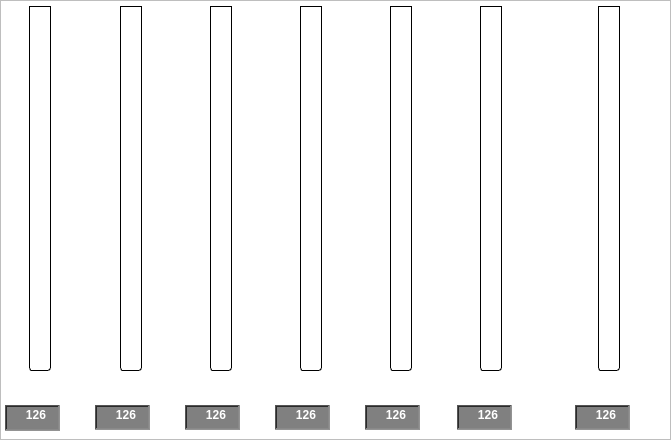
  <widget class="QFrame" name="frAux_3">
   <property name="geometry">
    <rect>
     <x>224</x>
     <y>208</y>
     <width>671</width>
     <height>440</height>
    </rect>
   </property>
   <property name="styleSheet">
    <string notr="true">background-color: rgba(255, 255, 255, 0);
color: rgb(190, 190, 190);
border-top-color: rgb(213, 213, 213);</string>
   </property>
   <property name="frameShape">
    <enum>QFrame::Box</enum>
   </property>
   <property name="frameShadow">
    <enum>QFrame::Plain</enum>
   </property>
   <property name="lineWidth">
    <number>1</number>
   </property>
   <widget class="QFrame" name="frAux_4">
    <property name="geometry">
     <rect>
      <x>5</x>
      <y>405</y>
      <width>55</width>
      <height>26</height>
     </rect>
    </property>
    <property name="styleSheet">
     <string notr="true">background-color: rgb(128, 128, 128);</string>
    </property>
    <property name="frameShape">
     <enum>QFrame::WinPanel</enum>
    </property>
    <property name="frameShadow">
     <enum>QFrame::Sunken</enum>
    </property>
    <widget class="QLabel" name="lbVal">
     <property name="geometry">
      <rect>
       <x>0</x>
       <y>0</y>
       <width>41</width>
       <height>20</height>
      </rect>
     </property>
     <property name="font">
      <font>
       <pointsize>9</pointsize>
       <weight>75</weight>
       <bold>true</bold>
      </font>
     </property>
     <property name="styleSheet">
      <string notr="true">background-color: rgba(255, 255, 255, 0);
color: rgb(255, 255, 255);</string>
     </property>
     <property name="text">
      <string>126</string>
     </property>
     <property name="alignment">
      <set>Qt::AlignRight|Qt::AlignTrailing|Qt::AlignVCenter</set>
     </property>
    </widget>
   </widget>
   <widget class="QFrame" name="frAux_5">
    <property name="geometry">
     <rect>
      <x>95</x>
      <y>405</y>
      <width>55</width>
      <height>25</height>
     </rect>
    </property>
    <property name="styleSheet">
     <string notr="true">background-color: rgb(128, 128, 128);</string>
    </property>
    <property name="frameShape">
     <enum>QFrame::WinPanel</enum>
    </property>
    <property name="frameShadow">
     <enum>QFrame::Sunken</enum>
    </property>
    <widget class="QLabel" name="lbVal_2">
     <property name="geometry">
      <rect>
       <x>0</x>
       <y>0</y>
       <width>41</width>
       <height>20</height>
      </rect>
     </property>
     <property name="font">
      <font>
       <pointsize>9</pointsize>
       <weight>75</weight>
       <bold>true</bold>
      </font>
     </property>
     <property name="styleSheet">
      <string notr="true">background-color: rgba(255, 255, 255, 0);
color: rgb(255, 255, 255);</string>
     </property>
     <property name="text">
      <string>126</string>
     </property>
     <property name="alignment">
      <set>Qt::AlignRight|Qt::AlignTrailing|Qt::AlignVCenter</set>
     </property>
    </widget>
   </widget>
   <widget class="QFrame" name="frAux_6">
    <property name="geometry">
     <rect>
      <x>185</x>
      <y>405</y>
      <width>55</width>
      <height>25</height>
     </rect>
    </property>
    <property name="styleSheet">
     <string notr="true">background-color: rgb(128, 128, 128);</string>
    </property>
    <property name="frameShape">
     <enum>QFrame::WinPanel</enum>
    </property>
    <property name="frameShadow">
     <enum>QFrame::Sunken</enum>
    </property>
    <widget class="QLabel" name="lbVal_3">
     <property name="geometry">
      <rect>
       <x>0</x>
       <y>0</y>
       <width>41</width>
       <height>20</height>
      </rect>
     </property>
     <property name="font">
      <font>
       <pointsize>9</pointsize>
       <weight>75</weight>
       <bold>true</bold>
      </font>
     </property>
     <property name="styleSheet">
      <string notr="true">background-color: rgba(255, 255, 255, 0);
color: rgb(255, 255, 255);</string>
     </property>
     <property name="text">
      <string>126</string>
     </property>
     <property name="alignment">
      <set>Qt::AlignRight|Qt::AlignTrailing|Qt::AlignVCenter</set>
     </property>
    </widget>
   </widget>
   <widget class="QFrame" name="frAux_7">
    <property name="geometry">
     <rect>
      <x>275</x>
      <y>405</y>
      <width>55</width>
      <height>25</height>
     </rect>
    </property>
    <property name="styleSheet">
     <string notr="true">background-color: rgb(128, 128, 128);</string>
    </property>
    <property name="frameShape">
     <enum>QFrame::WinPanel</enum>
    </property>
    <property name="frameShadow">
     <enum>QFrame::Sunken</enum>
    </property>
    <widget class="QLabel" name="lbVal_4">
     <property name="geometry">
      <rect>
       <x>0</x>
       <y>0</y>
       <width>41</width>
       <height>20</height>
      </rect>
     </property>
     <property name="font">
      <font>
       <pointsize>9</pointsize>
       <weight>75</weight>
       <bold>true</bold>
      </font>
     </property>
     <property name="styleSheet">
      <string notr="true">background-color: rgba(255, 255, 255, 0);
color: rgb(255, 255, 255);</string>
     </property>
     <property name="text">
      <string>126</string>
     </property>
     <property name="alignment">
      <set>Qt::AlignRight|Qt::AlignTrailing|Qt::AlignVCenter</set>
     </property>
    </widget>
   </widget>
   <widget class="QFrame" name="frAux_8">
    <property name="geometry">
     <rect>
      <x>365</x>
      <y>405</y>
      <width>55</width>
      <height>25</height>
     </rect>
    </property>
    <property name="styleSheet">
     <string notr="true">background-color: rgb(128, 128, 128);</string>
    </property>
    <property name="frameShape">
     <enum>QFrame::WinPanel</enum>
    </property>
    <property name="frameShadow">
     <enum>QFrame::Sunken</enum>
    </property>
    <widget class="QLabel" name="lbVal_5">
     <property name="geometry">
      <rect>
       <x>0</x>
       <y>0</y>
       <width>41</width>
       <height>20</height>
      </rect>
     </property>
     <property name="font">
      <font>
       <pointsize>9</pointsize>
       <weight>75</weight>
       <bold>true</bold>
      </font>
     </property>
     <property name="styleSheet">
      <string notr="true">background-color: rgba(255, 255, 255, 0);
color: rgb(255, 255, 255);</string>
     </property>
     <property name="text">
      <string>126</string>
     </property>
     <property name="alignment">
      <set>Qt::AlignRight|Qt::AlignTrailing|Qt::AlignVCenter</set>
     </property>
    </widget>
   </widget>
   <widget class="QFrame" name="frAux_9">
    <property name="geometry">
     <rect>
      <x>457</x>
      <y>405</y>
      <width>55</width>
      <height>25</height>
     </rect>
    </property>
    <property name="styleSheet">
     <string notr="true">background-color: rgb(128, 128, 128);</string>
    </property>
    <property name="frameShape">
     <enum>QFrame::WinPanel</enum>
    </property>
    <property name="frameShadow">
     <enum>QFrame::Sunken</enum>
    </property>
    <widget class="QLabel" name="lbVal_6">
     <property name="geometry">
      <rect>
       <x>0</x>
       <y>0</y>
       <width>41</width>
       <height>20</height>
      </rect>
     </property>
     <property name="font">
      <font>
       <pointsize>9</pointsize>
       <weight>75</weight>
       <bold>true</bold>
      </font>
     </property>
     <property name="styleSheet">
      <string notr="true">background-color: rgba(255, 255, 255, 0);
color: rgb(255, 255, 255);</string>
     </property>
     <property name="text">
      <string>126</string>
     </property>
     <property name="alignment">
      <set>Qt::AlignRight|Qt::AlignTrailing|Qt::AlignVCenter</set>
     </property>
    </widget>
   </widget>
   <widget class="QFrame" name="frAux_10">
    <property name="geometry">
     <rect>
      <x>575</x>
      <y>405</y>
      <width>55</width>
      <height>25</height>
     </rect>
    </property>
    <property name="styleSheet">
     <string notr="true">background-color: rgb(128, 128, 128);</string>
    </property>
    <property name="frameShape">
     <enum>QFrame::WinPanel</enum>
    </property>
    <property name="frameShadow">
     <enum>QFrame::Sunken</enum>
    </property>
    <widget class="QLabel" name="lbVal_7">
     <property name="geometry">
      <rect>
       <x>0</x>
       <y>0</y>
       <width>41</width>
       <height>20</height>
      </rect>
     </property>
     <property name="font">
      <font>
       <pointsize>9</pointsize>
       <weight>75</weight>
       <bold>true</bold>
      </font>
     </property>
     <property name="styleSheet">
      <string notr="true">background-color: rgba(255, 255, 255, 0);
color: rgb(255, 255, 255);</string>
     </property>
     <property name="text">
      <string>126</string>
     </property>
     <property name="alignment">
      <set>Qt::AlignRight|Qt::AlignTrailing|Qt::AlignVCenter</set>
     </property>
    </widget>
   </widget>
   <widget class="QLabel" name="lbVal_U">
    <property name="geometry">
     <rect>
      <x>60</x>
      <y>410</y>
      <width>41</width>
      <height>20</height>
     </rect>
    </property>
    <property name="font">
     <font>
      <pointsize>9</pointsize>
      <weight>75</weight>
      <bold>true</bold>
     </font>
    </property>
    <property name="styleSheet">
     <string notr="true">background-color: rgba(255, 255, 255, 0);
color: rgb(255, 255, 255);</string>
    </property>
    <property name="text">
     <string>ºF</string>
    </property>
    <property name="alignment">
     <set>Qt::AlignLeading|Qt::AlignLeft|Qt::AlignVCenter</set>
    </property>
   </widget>
   <widget class="QLabel" name="lbVal_U_2">
    <property name="geometry">
     <rect>
      <x>152</x>
      <y>410</y>
      <width>41</width>
      <height>20</height>
     </rect>
    </property>
    <property name="font">
     <font>
      <pointsize>9</pointsize>
      <weight>75</weight>
      <bold>true</bold>
     </font>
    </property>
    <property name="styleSheet">
     <string notr="true">background-color: rgba(255, 255, 255, 0);
color: rgb(255, 255, 255);</string>
    </property>
    <property name="text">
     <string>ºF</string>
    </property>
    <property name="alignment">
     <set>Qt::AlignLeading|Qt::AlignLeft|Qt::AlignVCenter</set>
    </property>
   </widget>
   <widget class="QLabel" name="lbVal_U_3">
    <property name="geometry">
     <rect>
      <x>243</x>
      <y>410</y>
      <width>41</width>
      <height>20</height>
     </rect>
    </property>
    <property name="font">
     <font>
      <pointsize>9</pointsize>
      <weight>75</weight>
      <bold>true</bold>
     </font>
    </property>
    <property name="styleSheet">
     <string notr="true">background-color: rgba(255, 255, 255, 0);
color: rgb(255, 255, 255);</string>
    </property>
    <property name="text">
     <string>ºF</string>
    </property>
    <property name="alignment">
     <set>Qt::AlignLeading|Qt::AlignLeft|Qt::AlignVCenter</set>
    </property>
   </widget>
   <widget class="QLabel" name="lbVal_U_4">
    <property name="geometry">
     <rect>
      <x>333</x>
      <y>410</y>
      <width>41</width>
      <height>20</height>
     </rect>
    </property>
    <property name="font">
     <font>
      <pointsize>9</pointsize>
      <weight>75</weight>
      <bold>true</bold>
     </font>
    </property>
    <property name="styleSheet">
     <string notr="true">background-color: rgba(255, 255, 255, 0);
color: rgb(255, 255, 255);</string>
    </property>
    <property name="text">
     <string>ºF</string>
    </property>
    <property name="alignment">
     <set>Qt::AlignLeading|Qt::AlignLeft|Qt::AlignVCenter</set>
    </property>
   </widget>
   <widget class="QLabel" name="lbVal_U_5">
    <property name="geometry">
     <rect>
      <x>423</x>
      <y>410</y>
      <width>41</width>
      <height>20</height>
     </rect>
    </property>
    <property name="font">
     <font>
      <pointsize>9</pointsize>
      <weight>75</weight>
      <bold>true</bold>
     </font>
    </property>
    <property name="styleSheet">
     <string notr="true">background-color: rgba(255, 255, 255, 0);
color: rgb(255, 255, 255);</string>
    </property>
    <property name="text">
     <string>ºF</string>
    </property>
    <property name="alignment">
     <set>Qt::AlignLeading|Qt::AlignLeft|Qt::AlignVCenter</set>
    </property>
   </widget>
   <widget class="QLabel" name="lbVal_U_6">
    <property name="geometry">
     <rect>
      <x>515</x>
      <y>410</y>
      <width>41</width>
      <height>20</height>
     </rect>
    </property>
    <property name="font">
     <font>
      <pointsize>9</pointsize>
      <weight>75</weight>
      <bold>true</bold>
     </font>
    </property>
    <property name="styleSheet">
     <string notr="true">background-color: rgba(255, 255, 255, 0);
color: rgb(255, 255, 255);</string>
    </property>
    <property name="text">
     <string>ºF</string>
    </property>
    <property name="alignment">
     <set>Qt::AlignLeading|Qt::AlignLeft|Qt::AlignVCenter</set>
    </property>
   </widget>
   <widget class="QLabel" name="lbVal_U_7">
    <property name="geometry">
     <rect>
      <x>633</x>
      <y>410</y>
      <width>41</width>
      <height>20</height>
     </rect>
    </property>
    <property name="font">
     <font>
      <pointsize>9</pointsize>
      <weight>75</weight>
      <bold>true</bold>
     </font>
    </property>
    <property name="styleSheet">
     <string notr="true">background-color: rgba(255, 255, 255, 0);
color: rgb(255, 255, 255);</string>
    </property>
    <property name="text">
     <string>ºF</string>
    </property>
    <property name="alignment">
     <set>Qt::AlignLeading|Qt::AlignLeft|Qt::AlignVCenter</set>
    </property>
   </widget>
   <widget class="QLabel" name="lbValTexto">
    <property name="geometry">
     <rect>
      <x>27</x>
      <y>383</y>
      <width>41</width>
      <height>20</height>
     </rect>
    </property>
    <property name="font">
     <font>
      <pointsize>11</pointsize>
      <weight>75</weight>
      <bold>true</bold>
     </font>
    </property>
    <property name="styleSheet">
     <string notr="true">background-color: rgba(255, 255, 255, 0);
color: rgb(255, 255, 255);</string>
    </property>
    <property name="text">
     <string>U 1</string>
    </property>
    <property name="alignment">
     <set>Qt::AlignLeading|Qt::AlignLeft|Qt::AlignVCenter</set>
    </property>
   </widget>
   <widget class="QLabel" name="lbValTexto_2">
    <property name="geometry">
     <rect>
      <x>118</x>
      <y>383</y>
      <width>41</width>
      <height>20</height>
     </rect>
    </property>
    <property name="font">
     <font>
      <pointsize>11</pointsize>
      <weight>75</weight>
      <bold>true</bold>
     </font>
    </property>
    <property name="styleSheet">
     <string notr="true">background-color: rgba(255, 255, 255, 0);
color: rgb(255, 255, 255);</string>
    </property>
    <property name="text">
     <string>U 2</string>
    </property>
    <property name="alignment">
     <set>Qt::AlignLeading|Qt::AlignLeft|Qt::AlignVCenter</set>
    </property>
   </widget>
   <widget class="QLabel" name="lbValTexto_3">
    <property name="geometry">
     <rect>
      <x>208</x>
      <y>383</y>
      <width>41</width>
      <height>20</height>
     </rect>
    </property>
    <property name="font">
     <font>
      <pointsize>11</pointsize>
      <weight>75</weight>
      <bold>true</bold>
     </font>
    </property>
    <property name="styleSheet">
     <string notr="true">background-color: rgba(255, 255, 255, 0);
color: rgb(255, 255, 255);</string>
    </property>
    <property name="text">
     <string>V 1</string>
    </property>
    <property name="alignment">
     <set>Qt::AlignLeading|Qt::AlignLeft|Qt::AlignVCenter</set>
    </property>
   </widget>
   <widget class="QLabel" name="lbValTexto_4">
    <property name="geometry">
     <rect>
      <x>297</x>
      <y>383</y>
      <width>41</width>
      <height>20</height>
     </rect>
    </property>
    <property name="font">
     <font>
      <pointsize>11</pointsize>
      <weight>75</weight>
      <bold>true</bold>
     </font>
    </property>
    <property name="styleSheet">
     <string notr="true">background-color: rgba(255, 255, 255, 0);
color: rgb(255, 255, 255);</string>
    </property>
    <property name="text">
     <string>V 2</string>
    </property>
    <property name="alignment">
     <set>Qt::AlignLeading|Qt::AlignLeft|Qt::AlignVCenter</set>
    </property>
   </widget>
   <widget class="QLabel" name="lbValTexto_5">
    <property name="geometry">
     <rect>
      <x>385</x>
      <y>383</y>
      <width>41</width>
      <height>20</height>
     </rect>
    </property>
    <property name="font">
     <font>
      <pointsize>11</pointsize>
      <weight>75</weight>
      <bold>true</bold>
     </font>
    </property>
    <property name="styleSheet">
     <string notr="true">background-color: rgba(255, 255, 255, 0);
color: rgb(255, 255, 255);</string>
    </property>
    <property name="text">
     <string>W 1</string>
    </property>
    <property name="alignment">
     <set>Qt::AlignLeading|Qt::AlignLeft|Qt::AlignVCenter</set>
    </property>
   </widget>
   <widget class="QLabel" name="lbValTexto_6">
    <property name="geometry">
     <rect>
      <x>475</x>
      <y>383</y>
      <width>41</width>
      <height>20</height>
     </rect>
    </property>
    <property name="font">
     <font>
      <pointsize>11</pointsize>
      <weight>75</weight>
      <bold>true</bold>
     </font>
    </property>
    <property name="styleSheet">
     <string notr="true">background-color: rgba(255, 255, 255, 0);
color: rgb(255, 255, 255);</string>
    </property>
    <property name="text">
     <string>W 2</string>
    </property>
    <property name="alignment">
     <set>Qt::AlignLeading|Qt::AlignLeft|Qt::AlignVCenter</set>
    </property>
   </widget>
   <widget class="QLabel" name="lbValTexto_7">
    <property name="geometry">
     <rect>
      <x>593</x>
      <y>383</y>
      <width>41</width>
      <height>20</height>
     </rect>
    </property>
    <property name="font">
     <font>
      <pointsize>11</pointsize>
      <weight>75</weight>
      <bold>true</bold>
     </font>
    </property>
    <property name="styleSheet">
     <string notr="true">background-color: rgba(255, 255, 255, 0);
color: rgb(255, 255, 255);</string>
    </property>
    <property name="text">
     <string>AVG</string>
    </property>
    <property name="alignment">
     <set>Qt::AlignLeading|Qt::AlignLeft|Qt::AlignVCenter</set>
    </property>
   </widget>
   <widget class="QProgressBar" name="pgbar">
    <property name="geometry">
     <rect>
      <x>29</x>
      <y>6</y>
      <width>22</width>
      <height>365</height>
     </rect>
    </property>
    <property name="styleSheet">
     <string notr="true">QProgressBar {
 border: 1px solid black;
 text-align: top;
 padding: 0px;
 border-bottom-right-radius: 3px;
 border-bottom-left-radius: 3px;
 background: QLinearGradient( x1: 0, y1: 0, x2: 1, y2: 0,
 stop: 0 #fff,
 stop: 0.4999 #eee,
 stop: 0.5 #ddd,
 stop: 1 #eee );
 }

QProgressBar::chunk {
 background: QLinearGradient( x1: 0, y1: 0, x2: 1, y2: 0,
 stop: 0 #ff0000,
 stop: 0.6 #b50000);
 border-bottom-right-radius: 3px;
 border-bottom-left-radius: 3px;
 border: 0px solid black;
 }</string>
    </property>
    <property name="value">
     <number>24</number>
    </property>
    <property name="textVisible">
     <bool>false</bool>
    </property>
    <property name="orientation">
     <enum>Qt::Vertical</enum>
    </property>
    <property name="invertedAppearance">
     <bool>false</bool>
    </property>
    <property name="textDirection">
     <enum>QProgressBar::TopToBottom</enum>
    </property>
   </widget>
   <widget class="QProgressBar" name="pgbar_2">
    <property name="geometry">
     <rect>
      <x>120</x>
      <y>6</y>
      <width>22</width>
      <height>365</height>
     </rect>
    </property>
    <property name="styleSheet">
     <string notr="true">QProgressBar {
 border: 1px solid black;
 text-align: top;
 padding: 0px;
 border-bottom-right-radius: 3px;
 border-bottom-left-radius: 3px;
 background: QLinearGradient( x1: 0, y1: 0, x2: 1, y2: 0,
 stop: 0 #fff,
 stop: 0.4999 #eee,
 stop: 0.5 #ddd,
 stop: 1 #eee );
 }

QProgressBar::chunk {
 background: QLinearGradient( x1: 0, y1: 0, x2: 1, y2: 0,
 stop: 0 #ff0000,
 stop: 0.6 #b50000);
 border-bottom-right-radius: 3px;
 border-bottom-left-radius: 3px;
 border: 0px solid black;
 }</string>
    </property>
    <property name="value">
     <number>24</number>
    </property>
    <property name="textVisible">
     <bool>false</bool>
    </property>
    <property name="orientation">
     <enum>Qt::Vertical</enum>
    </property>
    <property name="invertedAppearance">
     <bool>false</bool>
    </property>
    <property name="textDirection">
     <enum>QProgressBar::TopToBottom</enum>
    </property>
   </widget>
   <widget class="QProgressBar" name="pgbar_3">
    <property name="geometry">
     <rect>
      <x>210</x>
      <y>6</y>
      <width>22</width>
      <height>365</height>
     </rect>
    </property>
    <property name="styleSheet">
     <string notr="true">QProgressBar {
 border: 1px solid black;
 text-align: top;
 padding: 0px;
 border-bottom-right-radius: 3px;
 border-bottom-left-radius: 3px;
 background: QLinearGradient( x1: 0, y1: 0, x2: 1, y2: 0,
 stop: 0 #fff,
 stop: 0.4999 #eee,
 stop: 0.5 #ddd,
 stop: 1 #eee );
 }

QProgressBar::chunk {
 background: QLinearGradient( x1: 0, y1: 0, x2: 1, y2: 0,
 stop: 0 #ff0000,
 stop: 0.6 #b50000);
 border-bottom-right-radius: 3px;
 border-bottom-left-radius: 3px;
 border: 0px solid black;
 }</string>
    </property>
    <property name="value">
     <number>24</number>
    </property>
    <property name="textVisible">
     <bool>false</bool>
    </property>
    <property name="orientation">
     <enum>Qt::Vertical</enum>
    </property>
    <property name="invertedAppearance">
     <bool>false</bool>
    </property>
    <property name="textDirection">
     <enum>QProgressBar::TopToBottom</enum>
    </property>
   </widget>
   <widget class="QProgressBar" name="pgbar_4">
    <property name="geometry">
     <rect>
      <x>300</x>
      <y>6</y>
      <width>22</width>
      <height>365</height>
     </rect>
    </property>
    <property name="styleSheet">
     <string notr="true">QProgressBar {
 border: 1px solid black;
 text-align: top;
 padding: 0px;
 border-bottom-right-radius: 3px;
 border-bottom-left-radius: 3px;
 background: QLinearGradient( x1: 0, y1: 0, x2: 1, y2: 0,
 stop: 0 #fff,
 stop: 0.4999 #eee,
 stop: 0.5 #ddd,
 stop: 1 #eee );
 }

QProgressBar::chunk {
 background: QLinearGradient( x1: 0, y1: 0, x2: 1, y2: 0,
 stop: 0 #ff0000,
 stop: 0.6 #b50000);
 border-bottom-right-radius: 3px;
 border-bottom-left-radius: 3px;
 border: 0px solid black;
 }</string>
    </property>
    <property name="value">
     <number>24</number>
    </property>
    <property name="textVisible">
     <bool>false</bool>
    </property>
    <property name="orientation">
     <enum>Qt::Vertical</enum>
    </property>
    <property name="invertedAppearance">
     <bool>false</bool>
    </property>
    <property name="textDirection">
     <enum>QProgressBar::TopToBottom</enum>
    </property>
   </widget>
   <widget class="QProgressBar" name="pgbar_5">
    <property name="geometry">
     <rect>
      <x>390</x>
      <y>6</y>
      <width>22</width>
      <height>365</height>
     </rect>
    </property>
    <property name="styleSheet">
     <string notr="true">QProgressBar {
 border: 1px solid black;
 text-align: top;
 padding: 0px;
 border-bottom-right-radius: 3px;
 border-bottom-left-radius: 3px;
 background: QLinearGradient( x1: 0, y1: 0, x2: 1, y2: 0,
 stop: 0 #fff,
 stop: 0.4999 #eee,
 stop: 0.5 #ddd,
 stop: 1 #eee );
 }

QProgressBar::chunk {
 background: QLinearGradient( x1: 0, y1: 0, x2: 1, y2: 0,
 stop: 0 #ff0000,
 stop: 0.6 #b50000);
 border-bottom-right-radius: 3px;
 border-bottom-left-radius: 3px;
 border: 0px solid black;
 }</string>
    </property>
    <property name="value">
     <number>24</number>
    </property>
    <property name="textVisible">
     <bool>false</bool>
    </property>
    <property name="orientation">
     <enum>Qt::Vertical</enum>
    </property>
    <property name="invertedAppearance">
     <bool>false</bool>
    </property>
    <property name="textDirection">
     <enum>QProgressBar::TopToBottom</enum>
    </property>
   </widget>
   <widget class="QProgressBar" name="pgbar_6">
    <property name="geometry">
     <rect>
      <x>480</x>
      <y>6</y>
      <width>22</width>
      <height>365</height>
     </rect>
    </property>
    <property name="styleSheet">
     <string notr="true">QProgressBar {
 border: 1px solid black;
 text-align: top;
 padding: 0px;
 border-bottom-right-radius: 3px;
 border-bottom-left-radius: 3px;
 background: QLinearGradient( x1: 0, y1: 0, x2: 1, y2: 0,
 stop: 0 #fff,
 stop: 0.4999 #eee,
 stop: 0.5 #ddd,
 stop: 1 #eee );
 }

QProgressBar::chunk {
 background: QLinearGradient( x1: 0, y1: 0, x2: 1, y2: 0,
 stop: 0 #ff0000,
 stop: 0.6 #b50000);
 border-bottom-right-radius: 3px;
 border-bottom-left-radius: 3px;
 border: 0px solid black;
 }</string>
    </property>
    <property name="value">
     <number>24</number>
    </property>
    <property name="textVisible">
     <bool>false</bool>
    </property>
    <property name="orientation">
     <enum>Qt::Vertical</enum>
    </property>
    <property name="invertedAppearance">
     <bool>false</bool>
    </property>
    <property name="textDirection">
     <enum>QProgressBar::TopToBottom</enum>
    </property>
   </widget>
   <widget class="QProgressBar" name="pgbar_7">
    <property name="geometry">
     <rect>
      <x>598</x>
      <y>6</y>
      <width>22</width>
      <height>365</height>
     </rect>
    </property>
    <property name="styleSheet">
     <string notr="true">QProgressBar {
 border: 1px solid black;
 text-align: top;
 padding: 0px;
 border-bottom-right-radius: 3px;
 border-bottom-left-radius: 3px;
 background: QLinearGradient( x1: 0, y1: 0, x2: 1, y2: 0,
 stop: 0 #fff,
 stop: 0.4999 #eee,
 stop: 0.5 #ddd,
 stop: 1 #eee );
 }

QProgressBar::chunk {
 background: QLinearGradient( x1: 0, y1: 0, x2: 1, y2: 0,
 stop: 0 #ff0000,
 stop: 0.6 #b50000);
 border-bottom-right-radius: 3px;
 border-bottom-left-radius: 3px;
 border: 0px solid black;
 }</string>
    </property>
    <property name="value">
     <number>24</number>
    </property>
    <property name="textVisible">
     <bool>false</bool>
    </property>
    <property name="orientation">
     <enum>Qt::Vertical</enum>
    </property>
    <property name="invertedAppearance">
     <bool>false</bool>
    </property>
    <property name="textDirection">
     <enum>QProgressBar::TopToBottom</enum>
    </property>
   </widget>
  </widget>
